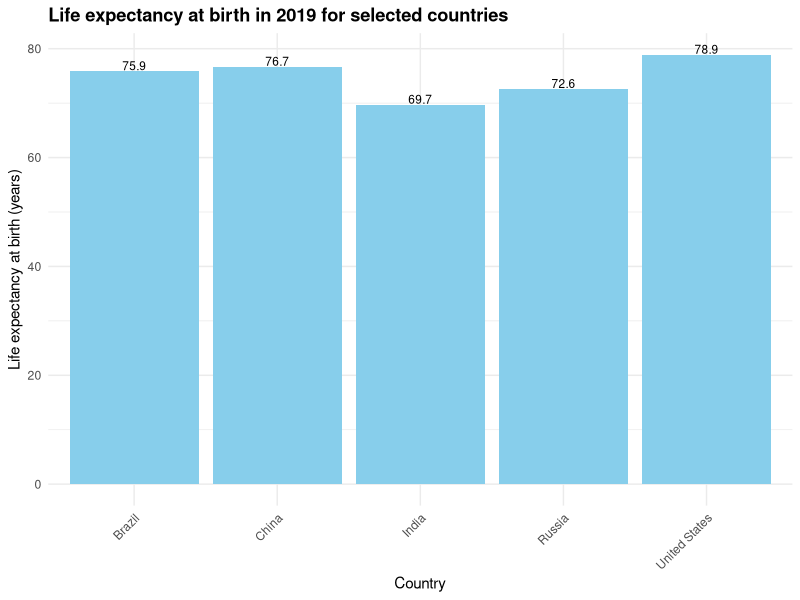
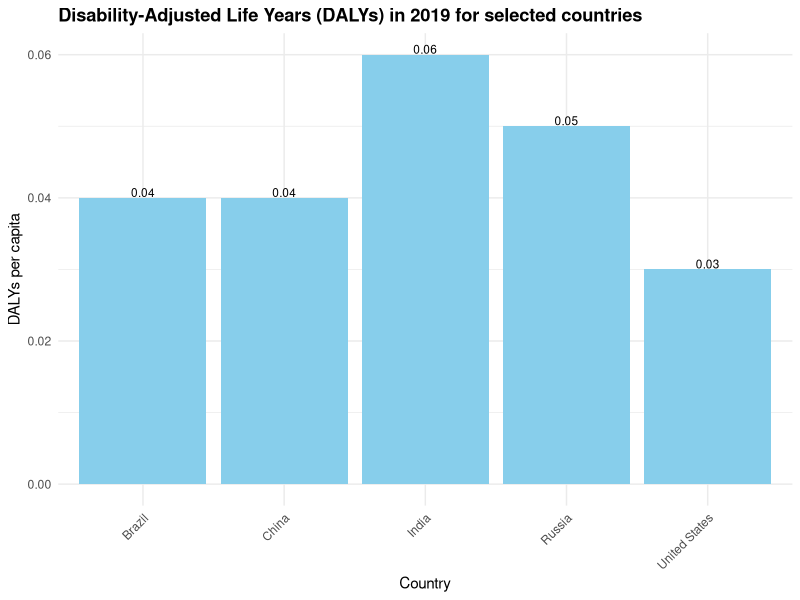
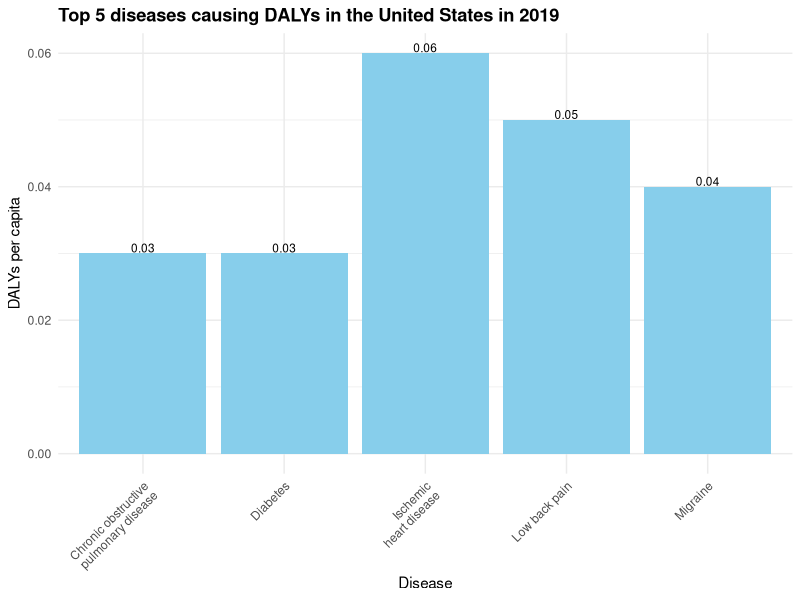

The R script that drew these images, in order:
## ---- chunk 1
#| echo: false
library(ggplot2)
book_theme <- theme_minimal() + 
  theme(plot.title = element_text(face = "bold"))
ggplot2::theme_set(book_theme)
## ---- chunk 2
#| label: fig-life-expectancy
#| fig.cap: "Life expectancy at birth in 2019 for selected countries."
#| fig.alt: "A bar plot showing life expectancy at birth in 2019 for selected countries."

library(tidyverse)

# Data
life_expectancy <- data.frame(
  country = c("United States", "China", "India", "Brazil", "Russia"),
  life_expectancy = c(78.9, 76.7, 69.7, 75.9, 72.6))

# Plot
ggplot(life_expectancy, aes(x = country, y = life_expectancy)) +
  geom_col(fill = "skyblue") +
  geom_text(aes(label = life_expectancy), 
            vjust = -0.1, size = 3) +
  labs(title = "Life expectancy at birth in 2019 for selected countries",
       x = "Country", 
       y = "Life expectancy at birth (years)") +
  theme(axis.text.x = element_text(angle = 45, hjust = 1))
## ---- chunk 3
#| label: fig-dalys
#| fig.cap: "Disability-Adjusted Life Years (DALYs) in 2019 for selected countries."
#| fig.alt: "A bar plot showing Disability-Adjusted Life Years (DALYs) in 2019 for selected countries."

# Data
dalys <- data.frame(
  country = c("United States", "China", "India", "Brazil", "Russia"),
  dalys = c(0.03, 0.04, 0.06, 0.04, 0.05))

# Plot
ggplot(dalys, aes(x = country, y = dalys)) +
  geom_col(fill = "skyblue") +
  geom_text(aes(label = dalys), 
            vjust = -0.1, size = 3) +
  labs(title = "Disability-Adjusted Life Years (DALYs) in 2019 for selected countries",
       x = "Country", y = "DALYs per capita") +
  theme(axis.text.x = element_text(angle = 45, 
                                   hjust = 1))
## ---- chunk 4
#| label: fig-top-diseases-us
#| fig.cap: "Top 5 diseases causing DALYs in the United States in 2019."
#| fig.alt: "A bar plot showing the top 5 diseases causing DALYs in the United States in 2019."

# Data
top_diseases_us <- data.frame(
  disease = c("Ischemic\nheart disease", "Low back pain", "Migraine", "Chronic obstructive\npulmonary disease", "Diabetes"),
  dalys = c(0.06, 0.05, 0.04, 0.03, 0.03))

# Plot
ggplot(top_diseases_us, aes(x = disease, y = dalys)) +
  geom_col(fill = "skyblue") +
  geom_text(aes(label = dalys), 
            vjust = -0.1, size = 3) +
  labs(title = "Top 5 diseases causing DALYs in the United States in 2019",
       x = "Disease", y = "DALYs per capita") +
  theme(axis.text.x = element_text(angle = 45, 
                                   hjust = 1))
